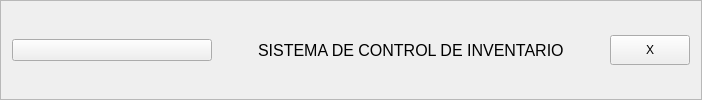
        <widget class="QFrame" name="frame_sup">
         <property name="frameShape">
          <enum>QFrame::StyledPanel</enum>
         </property>
         <property name="frameShadow">
          <enum>QFrame::Raised</enum>
         </property>
         <layout class="QHBoxLayout" name="horizontalLayout">
          <item>
           <widget class="QPushButton" name="btn_menu">
            <property name="minimumSize">
             <size>
              <width>200</width>
              <height>0</height>
             </size>
            </property>
            <property name="text">
             <string/>
            </property>
            <property name="icon">
             <iconset>
              <normaloff>img/icons/menu.png</normaloff>img/icons/menu.png</iconset>
            </property>
            <property name="iconSize">
             <size>
              <width>38</width>
              <height>38</height>
             </size>
            </property>
            <property name="autoRepeat">
             <bool>false</bool>
            </property>
           </widget>
          </item>
          <item>
           <spacer name="horizontalSpacer">
            <property name="orientation">
             <enum>Qt::Horizontal</enum>
            </property>
            <property name="sizeHint" stdset="0">
             <size>
              <width>40</width>
              <height>20</height>
             </size>
            </property>
           </spacer>
          </item>
          <item>
           <widget class="QLabel" name="label_2">
            <property name="styleSheet">
             <string notr="true">QLabel{
font-size: 12pt;
font: 87 12pts &quot;Arial Black&quot;;
background-color:#000000ff;
color:rgb(0, 0, 0);
border: 0px solid #14C80C; 

}
</string>
            </property>
            <property name="text">
             <string>SISTEMA DE CONTROL DE INVENTARIO</string>
            </property>
           </widget>
          </item>
          <item>
           <spacer name="horizontalSpacer_5">
            <property name="orientation">
             <enum>Qt::Horizontal</enum>
            </property>
            <property name="sizeHint" stdset="0">
             <size>
              <width>40</width>
              <height>20</height>
             </size>
            </property>
           </spacer>
          </item>
          <item>
           <widget class="QPushButton" name="cerrar_btn">
            <property name="minimumSize">
             <size>
              <width>0</width>
              <height>30</height>
             </size>
            </property>
            <property name="styleSheet">
             <string notr="true">QPushButton:hover{
background-color: rgb(255, 27, 6);
color: rgb(0, 0, 0);
font: 77 10pt &quot;Arial Black&quot;;
}
</string>
            </property>
            <property name="text">
             <string>X</string>
            </property>
           </widget>
          </item>
         </layout>
        </widget>
